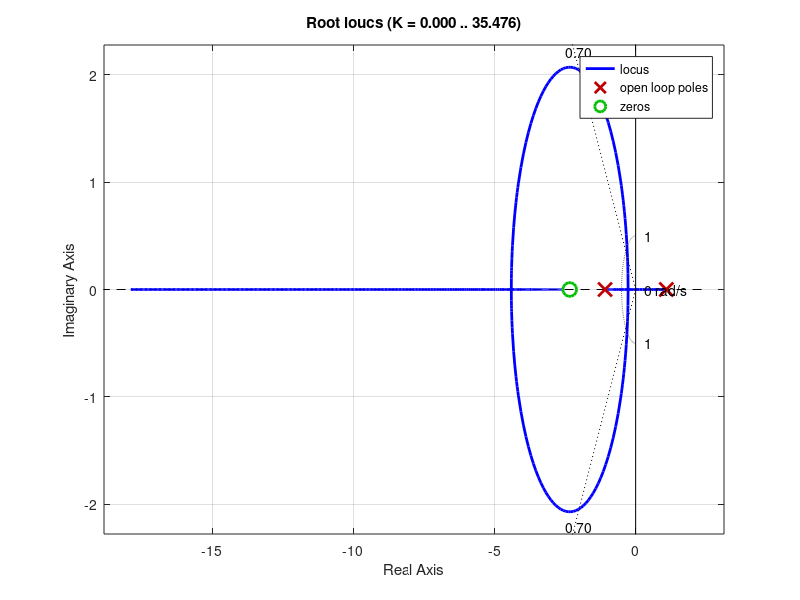

Write the MATLAB code that produced this figure.
%% zadaca 2
clc
clear
s=tf('s')
G0=1/(10000*(s^2-1.1772))
rlocus(G0)
sgrid(0.7,0.5)

theta_poz=180-atand(0.357/(1.1772+0.35))
theta_neg=atand(0.357/(1.1772-0.35))
psi_a=theta_poz+theta_neg-180

a=0.357/tand(psi_a)+0.35
Kd=5.78*10^3
D=Kd*(s+a)

rlocus(D*G0)
sgrid(0.7,0.5)